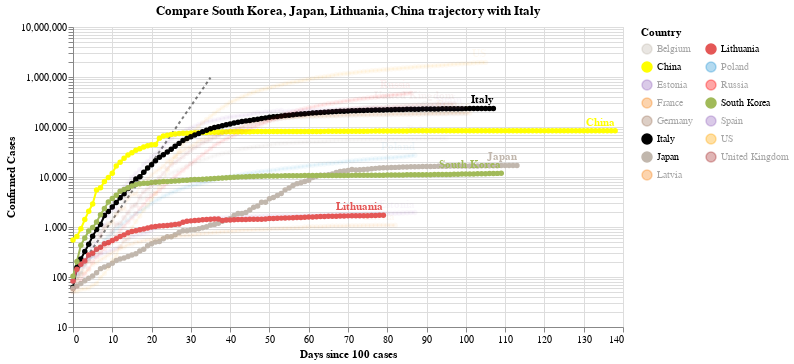

Write notebook code for a chart like this one.
### Code cell
#hide_input
chart3 = make_since_chart(dff2, ['South Korea', 'Japan', 'Lithuania', 'China'], baseline_countries)
chart3

### Figure 1 — Vega-Lite specification as saved in the notebook (floating-point values rounded to 4 significant figures; data arrays with more than 128 entries replaced by an {"elided": "..."} marker saying what was removed)
{"config": {"view": {"continuousWidth": 400, "continuousHeight": 300}}, "layer": [{"data": {"name": "data-628230001892d6798b50651be41d1b3e"}, "mark": {"type": "line", "color": "black", "opacity": 0.5, "strokeDash": [3, 3]}, "encoding": {"x": {"type": "quantitative", "field": "Days since 100 cases"}, "y": {"type": "quantitative", "field": "Confirmed Cases"}}}, {"data": {"name": "data-23c15df408d650736148487455dfbfc2"}, "mark": {"type": "line", "point": true}, "encoding": {"color": {"type": "nominal", "field": "Country", "legend": {"columns": 2}, "scale": {"domain": ["Belgium", "China", "Estonia", "France", "Germany", "Italy", "Japan", "Latvia", "Lithuania", "Poland", "Russia", "South Korea", "Spain", "US", "United Kingdom"], "range": ["#C1B7AD", "yellow", "#9467bd", "#F58518", "#9D755D", "black", "#C1B7AD", "#F58518", "#E45756", "#2495D3", "red", "#A1BA59", "#9467bd", "orange", "brown"]}}, "opacity": {"condition": {"value": 1, "selection": "selector001"}, "value": 0.05}, "tooltip": [{"type": "nominal", "field": "Country"}, {"type": "temporal", "field": "Date"}, {"type": "quantitative", "field": "Confirmed Cases"}, {"type": "quantitative", "field": "Days since 100 cases"}], "x": {"type": "quantitative", "field": "Days since 100 cases"}, "y": {"type": "quantitative", "field": "Confirmed Cases", "scale": {"type": "log"}}}, "selection": {"selector001": {"type": "multi", "fields": ["Country"], "bind": "legend", "init": [{"Country": "South Korea"}, {"Country": "Japan"}, {"Country": "Lithuania"}, {"Country": "China"}, {"Country": "Italy"}]}}, "width": 550}, {"data": {"name": "data-23c15df408d650736148487455dfbfc2"}, "mark": {"type": "text", "align": "right", "dy": -8, "fontWeight": "bold"}, "encoding": {"color": {"type": "nominal", "field": "Country", "legend": {"columns": 2}, "scale": {"domain": ["Belgium", "China", "Estonia", "France", "Germany", "Italy", "Japan", "Latvia", "Lithuania", "Poland", "Russia", "South Korea", "Spain", "US", "United Kingdom"], "range": ["#C1B7AD", "yellow", "#9467bd", "#F58518", "#9D755D", "black", "#C1B7AD", "#F58518", "#E45756", "#2495D3", "red", "#A1BA59", "#9467bd", "orange", "brown"]}}, "opacity": {"condition": {"value": 1, "selection": "selector001"}, "value": 0.05}, "text": {"type": "nominal", "field": "Country"}, "tooltip": [{"type": "nominal", "field": "Country"}, {"type": "temporal", "field": "Date"}, {"type": "quantitative", "field": "Confirmed Cases"}, {"type": "quantitative", "field": "Days since 100 cases"}], "x": {"type": "quantitative", "field": "Days since 100 cases"}, "y": {"type": "quantitative", "field": "Confirmed Cases", "scale": {"type": "log"}}}, "transform": [{"filter": "(datum['Date'] >= 1591574400000)"}], "width": 550}], "title": "Compare South Korea, Japan, Lithuania, China trajectory with Italy", "$schema": "https://vega.github.io/schema/vega-lite/v4.0.2.json", "datasets": {"data-628230001892d6798b50651be41d1b3e": [{"Days since 100 cases": 0, "Confirmed Cases": 100.0}, {"Days since 100 cases": 1, "Confirmed Cases": 130.0}, {"Days since 100 cases": 2, "Confirmed Cases": 169.0}, {"Days since 100 cases": 3, "Confirmed Cases": 219.7}, {"Days since 100 cases": 4, "Confirmed Cases": 285.6}, {"Days since 100 cases": 5, "Confirmed Cases": 371.3}, {"Days since 100 cases": 6, "Confirmed Cases": 482.7}, {"Days since 100 cases": 7, "Confirmed Cases": 627.5}, {"Days since 100 cases": 8, "Confirmed Cases": 815.7}, {"Days since 100 cases": 9, "Confirmed Cases": 1060.0}, {"Days since 100 cases": 10, "Confirmed Cases": 1379.0}, {"Days since 100 cases": 11, "Confirmed Cases": 1792.0}, {"Days since 100 cases": 12, "Confirmed Cases": 2330.0}, {"Days since 100 cases": 13, "Confirmed Cases": 3029.0}, {"Days since 100 cases": 14, "Confirmed Cases": 3937.0}, {"Days since 100 cases": 15, "Confirmed Cases": 5119.0}, {"Days since 100 cases": 16, "Confirmed Cases": 6654.0}, {"Days since 100 cases": 17, "Confirmed Cases": 8650.0}, {"Days since 100 cases": 18, "Confirmed Cases": 11250.0}, {"Days since 100 cases": 19, "Confirmed Cases": 14620.0}, {"Days since 100 cases": 20, "Confirmed Cases": 19000.0}, {"Days since 100 cases": 21, "Confirmed Cases": 24710.0}, {"Days since 100 cases": 22, "Confirmed Cases": 32120.0}, {"Days since 100 cases": 23, "Confirmed Cases": 41750.0}, {"Days since 100 cases": 24, "Confirmed Cases": 54280.0}, {"Days since 100 cases": 25, "Confirmed Cases": 70560.0}, {"Days since 100 cases": 26, "Confirmed Cases": 91730.0}, {"Days since 100 cases": 27, "Confirmed Cases": 119300.0}, {"Days since 100 cases": 28, "Confirmed Cases": 155000.0}, {"Days since 100 cases": 29, "Confirmed Cases": 201500.0}, {"Days since 100 cases": 30, "Confirmed Cases": 262000.0}, {"Days since 100 cases": 31, "Confirmed Cases": 340600.0}, {"Days since 100 cases": 32, "Confirmed Cases": 442800.0}, {"Days since 100 cases": 33, "Confirmed Cases": 575600.0}, {"Days since 100 cases": 34, "Confirmed Cases": 748300.0}, {"Days since 100 cases": 35, "Confirmed Cases": 972800.0}], "data-23c15df408d650736148487455dfbfc2": {"elided": "1500 records"}}}
